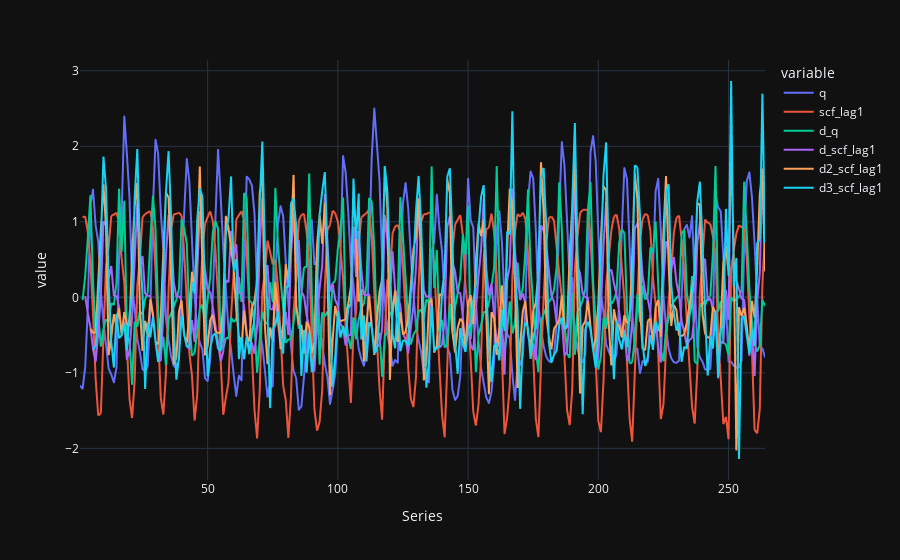

The notebook cell saved with this chart:
### Code cell
# Plot the prep_df dataframe.
fig = px.line(prep_df, x="Series", y=["q", "scf_lag1","d_q","d_scf_lag1","d2_scf_lag1","d3_scf_lag1"], 
              template = 'plotly_dark')
fig.show()

### Figure 1 — Plotly figure (JSON) as saved in the notebook; plotly's stock layout.template omitted (floating-point values rounded to 4 significant figures; data arrays with more than 128 entries replaced by an {"elided": "..."} marker saying what was removed)
{"data": [{"hovertemplate": "variable=q<br>Series=%{x}<br>value=%{y}<extra></extra>", "legendgroup": "q", "line": {"color": "#636efa", "dash": "solid"}, "marker": {"symbol": "circle"}, "mode": "lines", "name": "q", "showlegend": true, "type": "scattergl", "x": {"elided": "264 int values"}, "xaxis": "x", "y": {"elided": "264 float values"}, "yaxis": "y"}, {"hovertemplate": "variable=scf_lag1<br>Series=%{x}<br>value=%{y}<extra></extra>", "legendgroup": "scf_lag1", "line": {"color": "#EF553B", "dash": "solid"}, "marker": {"symbol": "circle"}, "mode": "lines", "name": "scf_lag1", "showlegend": true, "type": "scattergl", "x": {"elided": "264 int values"}, "xaxis": "x", "y": {"elided": "264 float values"}, "yaxis": "y"}, {"hovertemplate": "variable=d_q<br>Series=%{x}<br>value=%{y}<extra></extra>", "legendgroup": "d_q", "line": {"color": "#00cc96", "dash": "solid"}, "marker": {"symbol": "circle"}, "mode": "lines", "name": "d_q", "showlegend": true, "type": "scattergl", "x": {"elided": "264 int values"}, "xaxis": "x", "y": {"elided": "264 float values"}, "yaxis": "y"}, {"hovertemplate": "variable=d_scf_lag1<br>Series=%{x}<br>value=%{y}<extra></extra>", "legendgroup": "d_scf_lag1", "line": {"color": "#ab63fa", "dash": "solid"}, "marker": {"symbol": "circle"}, "mode": "lines", "name": "d_scf_lag1", "showlegend": true, "type": "scattergl", "x": {"elided": "264 int values"}, "xaxis": "x", "y": {"elided": "264 float values"}, "yaxis": "y"}, {"hovertemplate": "variable=d2_scf_lag1<br>Series=%{x}<br>value=%{y}<extra></extra>", "legendgroup": "d2_scf_lag1", "line": {"color": "#FFA15A", "dash": "solid"}, "marker": {"symbol": "circle"}, "mode": "lines", "name": "d2_scf_lag1", "showlegend": true, "type": "scattergl", "x": {"elided": "264 int values"}, "xaxis": "x", "y": {"elided": "264 float values"}, "yaxis": "y"}, {"hovertemplate": "variable=d3_scf_lag1<br>Series=%{x}<br>value=%{y}<extra></extra>", "legendgroup": "d3_scf_lag1", "line": {"color": "#19d3f3", "dash": "solid"}, "marker": {"symbol": "circle"}, "mode": "lines", "name": "d3_scf_lag1", "showlegend": true, "type": "scattergl", "x": {"elided": "264 int values"}, "xaxis": "x", "y": {"elided": "264 float values"}, "yaxis": "y"}], "layout": {"legend": {"title": {"text": "variable"}, "tracegroupgap": 0}, "margin": {"t": 60}, "xaxis": {"anchor": "y", "domain": [0, 1], "title": {"text": "Series"}}, "yaxis": {"anchor": "x", "domain": [0, 1], "title": {"text": "value"}}}}
